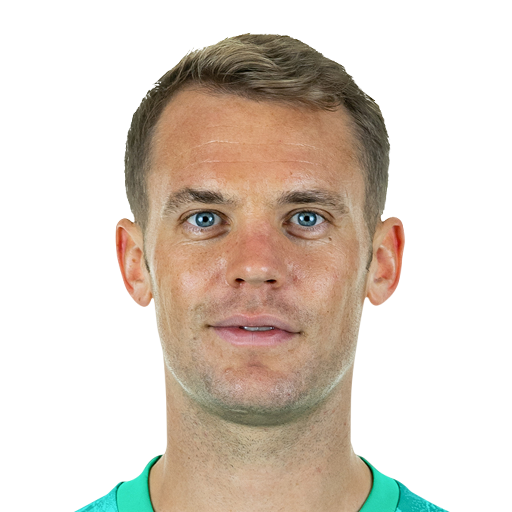
#> input picture data_access_and_processing/players/167495.png, 512 x 512 px, found by its file name; its folder holds 4 pictures in this run
$ python plt3.py
#> lines starting #> are read from the running program, lines starting #| are printed output that depends on the picture
import matplotlib.pyplot as plt
import matplotlib.image as mpimg
import os

# read files
figure, axes = plt.subplots(4, 3)
current_dir = os.getcwd() + '\\players\\'
l_img = []
for root, dirs, files in os.walk(current_dir):
    files = [x for x in files if not x.startswith(".")]
    for index, imgfile in enumerate(files):
        imgpath = current_dir + imgfile
        x = index // 3
        y = index % 3
        img = mpimg.imread(imgpath)
#> img is the input picture: shape (512, 512, 4) float32; mean R, G, B, A 0.625, 0.607, 0.525, 0.417
        l_img.append(imgpath)
        axes[x, y].imshow(img)

plt.show()
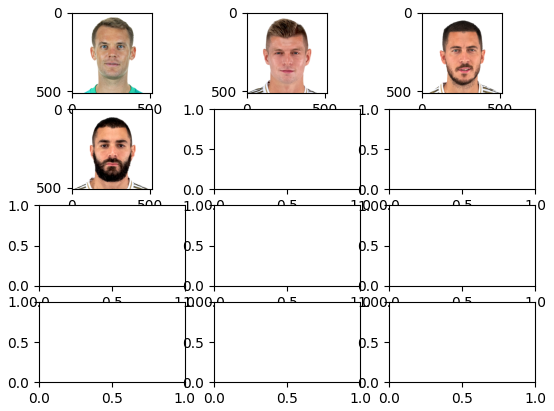
#> figure drawn by matplotlib, 4 panels
